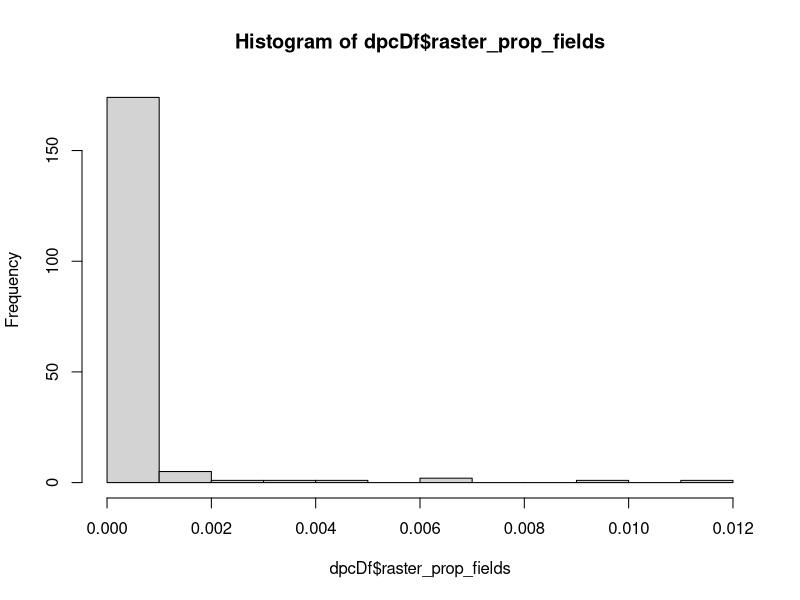

Reproduce this figure in R.
# infRasterPaths = list.files(
#     path="./inf_rasters/raw/",
#     pattern=".*-0.tif",
#     recursive = TRUE,
#     full.names = TRUE
# )
# 
# # for(infRasterPath in infRasterPaths){
# #     
# # }
# 
# infRasterPath = infRasterPaths[[1]]
# infRaster = raster::raster(infRasterPath)
# 

dpcDf = read.csv("./data/dpcDf.csv") |>
    dplyr::filter(year_standardised==0)

hist(dpcDf$raster_prop_fields)

sum(dpcDf$raster_prop_fields > 0.01) / nrow(dpcDf)
